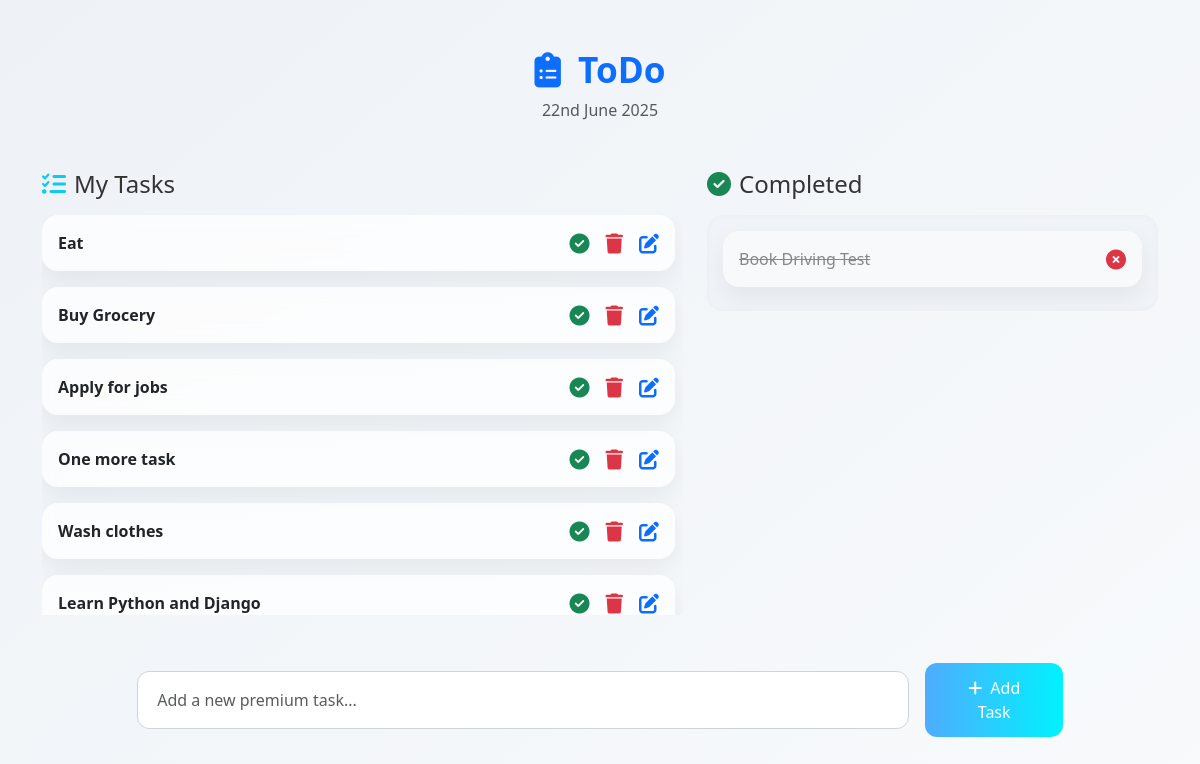
/, run on an earlier commit of the app's database.
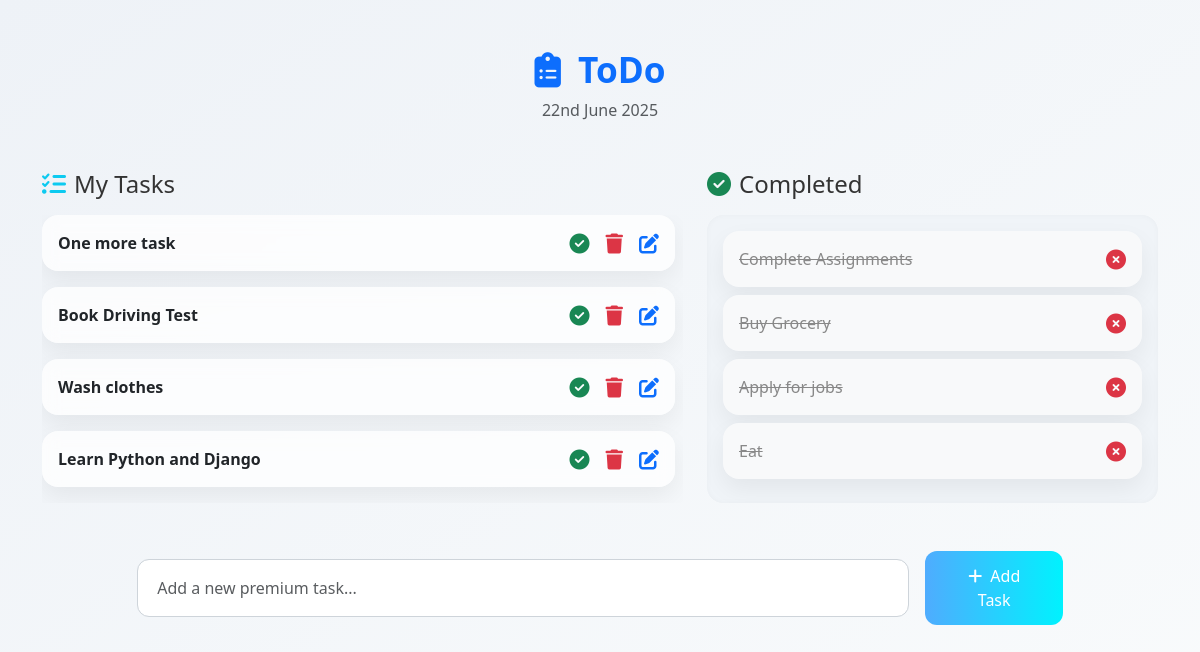
And on a later commit of the database.
### todoApp/models.py (models this page shows, shortened)
class Task(models.Model):
    task = models.CharField(max_length=255)
    is_completed = models.BooleanField(default=False)
    created_at = models.DateTimeField(auto_now_add=True)
    updated_at = models.DateTimeField(auto_now=True)

### todo_main/views.py (the view)
# urls.py: 2. Add a URL to urlpatterns:  path('', views.home, name='home')
def home(request):
    tasks = Task.objects.filter(is_completed=False).order_by('-updated_at') # tasks = Task.objects.filter(is_completed=False),     #print(tasks)
    completed_tasks = Task.objects.filter(is_completed=True) # print(completed_tasks)
    context = {
        'tasks': tasks, # orange task123 can also we can name it as our wish
        'completed_tasks': completed_tasks
    }
    return render(request, 'home.html', context)

### templates/home.html (shortened to what this page needs)
<!DOCTYPE html>
<html lang="en">
<head>
  <link href="https://cdn.jsdelivr.net/npm/bootstrap@5.3.0-alpha1/dist/css/bootstrap.min.css" rel="stylesheet" />
  <link rel="stylesheet" href="https://cdnjs.cloudflare.com/ajax/libs/font-awesome/6.5.0/css/all.min.css" />
</head>
<body>
  <div class="container py-5">
    <div class="main-header">
      <h3><i class="fa-solid fa-clipboard-list me-2 text-primary"></i> ToDo</h3>
      <p class="text-muted">{% now "jS F Y" %}</p>
    </div>
    <div class="row g-4 mb-5">
      <div class="col-md-7">
        <h4 class="mb-3"><i class="fa-solid fa-list-check text-info me-2"></i>My Tasks</h4>
        <div class="scroll-box">
          {% for i in tasks %}
          <div class="card mb-3">
            <div class="card-body d-flex justify-content-between align-items-center">
              <div class="fw-semibold">{{ i.task }}</div>
              <div class="d-flex align-items-center">
                <a href="{% url 'mark_as_done' i.pk %}" class="btn-icon text-success me-3" title="Mark as Done">
                  <i class="fa-solid fa-circle-check fa-lg"></i>
                </a>
                <a href="{% url 'delete_task' i.pk %}" class="btn-icon text-danger me-3" title="Delete">
                  <i class="fa-solid fa-trash fa-lg"></i>
                </a>
                <a href="{% url 'edit_task' i.id %}" class="btn-icon text-primary" title="Edit">
                  <i class="fa-solid fa-pen-to-square fa-lg"></i>
                </a>
              </div>
            </div>
          </div>
          {% empty %}
          <p class="text-muted">You have no tasks today. Add one below</p>
          {% endfor %}
        </div>
      </div>
      <div class="col-md-5">
        <h4 class="mb-3"><i class="fa-solid fa-check-circle text-success me-2"></i>Completed</h4>
        <div class="completed-section scroll-box">
          {% for i in completed_tasks %}
          <div class="card bg-light mb-2">
            <div class="card-body d-flex justify-content-between align-items-center task-done">
              <div>{{ i.task }}</div>
              <a href="{% url 'mark_as_undo' i.pk %}" class="btn-icon text-danger" title="Mark as Undo">
                <i class="fa-solid fa-circle-xmark fa-lg"></i>
              </a>
            </div>
          </div>
          {% empty %}
          <p class="text-muted">No tasks completed yet.</p>
          {% endfor %}
        </div>
      </div>
    </div>
    <div class="row">
      <div class="col-md-10 mx-auto">
        <form action="{% url 'addTask' %}" method="post" class="d-flex gap-3 align-items-center">
          <input type="text" name="task" class="form-control add-task-input" placeholder="Add a new premium task..." required>
          <button type="submit" class="add-task-btn">
            <i class="fa fa-plus me-1"></i> Add Task
          </button>
        </form>
      </div>
    </div>
  </div>
</body>
</html>

### templates/home.html (style rules this page uses)
body { background: linear-gradient(to bottom right, #eef2f7, #f9fbfc); font-family: 'Segoe UI', sans-serif; color: #333; min-height: 100vh; }
.main-header { text-align: center; margin-bottom: 3rem; }
.main-header h3 { font-size: 2.2rem; font-weight: 700; color: #0d6efd; }
.card { border: none; border-radius: 16px; background: rgba(255, 255, 255, 0.75); backdrop-filter: blur(8px); box-shadow: 0 10px 25px rgba(0, 0, 0, 0.06); transition: transform 0.25s ease-in-out, box-shadow 0.25s; }
.scroll-box { max-height: 400px; overflow-y: auto; padding-right: 8px; }
.btn-icon { border: none; background: none; color: #555; transition: 0.2s ease-in-out; }
.add-task-input { border-radius: 12px; padding: 1rem 1.2rem; font-size: 1rem; border: 1px solid #ced4da; transition: border-color 0.3s; }
.add-task-btn { border-radius: 12px; padding: 0.8rem 2rem; font-size: 1rem; background: linear-gradient(to right, #4facfe, #00f2fe); color: white; border: none; transition: background 0.4s, box-shadow 0.3s; }
.task-done { text-decoration: line-through; color: #888; }
.completed-section { background: #f0f4f8; border-radius: 16px; padding: 1rem; box-shadow: inset 0 0 6px rgba(0, 0, 0, 0.03); }

What changed in the data, as far as the page shows it:
changed Task "Book Driving Test": moves from the list under "Completed" to the list under "My Tasks"
now on this page (row edited): Task: task "Complete Assignments", shown under "Completed"
changed Task "Buy Grocery": moves from the list under "My Tasks" to the list under "Completed"
changed Task "Apply for jobs": moves from the list under "My Tasks" to the list under "Completed"
changed Task "Eat": moves from the list under "My Tasks" to the list under "Completed"
